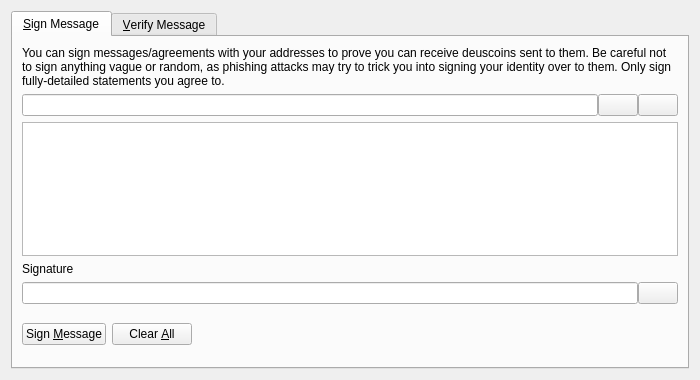
<?xml version="1.0" encoding="UTF-8"?>
<ui version="4.0">
 <class>SignVerifyMessageDialog</class>
 <widget class="QDialog" name="SignVerifyMessageDialog">
  <property name="geometry">
   <rect>
    <x>0</x>
    <y>0</y>
    <width>700</width>
    <height>380</height>
   </rect>
  </property>
  <property name="windowTitle">
   <string>Signatures - Sign / Verify a Message</string>
  </property>
  <property name="modal">
   <bool>true</bool>
  </property>
  <layout class="QVBoxLayout" name="verticalLayout">
   <item>
    <widget class="QTabWidget" name="tabWidget">
     <property name="currentIndex">
      <number>0</number>
     </property>
     <widget class="QWidget" name="tabSignMessage">
      <attribute name="title">
       <string>&amp;Sign Message</string>
      </attribute>
      <layout class="QVBoxLayout" name="verticalLayout_SM">
       <item>
        <widget class="QLabel" name="infoLabel_SM">
         <property name="text">
          <string>You can sign messages/agreements with your addresses to prove you can receive deuscoins sent to them. Be careful not to sign anything vague or random, as phishing attacks may try to trick you into signing your identity over to them. Only sign fully-detailed statements you agree to.</string>
         </property>
         <property name="textFormat">
          <enum>Qt::PlainText</enum>
         </property>
         <property name="wordWrap">
          <bool>true</bool>
         </property>
        </widget>
       </item>
       <item>
        <layout class="QHBoxLayout" name="horizontalLayout_1_SM">
         <property name="spacing">
          <number>0</number>
         </property>
         <item>
          <widget class="QValidatedLineEdit" name="addressIn_SM">
           <property name="toolTip">
            <string>The Deuscoin address to sign the message with</string>
           </property>
          </widget>
         </item>
         <item>
          <widget class="QPushButton" name="addressBookButton_SM">
           <property name="toolTip">
            <string>Choose previously used address</string>
           </property>
           <property name="text">
            <string/>
           </property>
           <property name="icon">
            <iconset resource="../deuscoin.qrc">
             <normaloff>:/icons/address-book</normaloff>:/icons/address-book</iconset>
           </property>
           <property name="shortcut">
            <string>Alt+A</string>
           </property>
           <property name="autoDefault">
            <bool>false</bool>
           </property>
          </widget>
         </item>
         <item>
          <widget class="QPushButton" name="pasteButton_SM">
           <property name="toolTip">
            <string>Paste address from clipboard</string>
           </property>
           <property name="text">
            <string/>
           </property>
           <property name="icon">
            <iconset resource="../deuscoin.qrc">
             <normaloff>:/icons/editpaste</normaloff>:/icons/editpaste</iconset>
           </property>
           <property name="shortcut">
            <string>Alt+P</string>
           </property>
           <property name="autoDefault">
            <bool>false</bool>
           </property>
          </widget>
         </item>
        </layout>
       </item>
       <item>
        <widget class="QPlainTextEdit" name="messageIn_SM">
         <property name="toolTip">
          <string>Enter the message you want to sign here</string>
         </property>
        </widget>
       </item>
       <item>
        <widget class="QLabel" name="signatureLabel_SM">
         <property name="text">
          <string>Signature</string>
         </property>
         <property name="textFormat">
          <enum>Qt::PlainText</enum>
         </property>
        </widget>
       </item>
       <item>
        <layout class="QHBoxLayout" name="horizontalLayout_2_SM">
         <property name="spacing">
          <number>0</number>
         </property>
         <item>
          <widget class="QLineEdit" name="signatureOut_SM">
           <property name="font">
            <font>
             <italic>true</italic>
            </font>
           </property>
           <property name="readOnly">
            <bool>true</bool>
           </property>
          </widget>
         </item>
         <item>
          <widget class="QPushButton" name="copySignatureButton_SM">
           <property name="toolTip">
            <string>Copy the current signature to the system clipboard</string>
           </property>
           <property name="text">
            <string/>
           </property>
           <property name="icon">
            <iconset resource="../deuscoin.qrc">
             <normaloff>:/icons/editcopy</normaloff>:/icons/editcopy</iconset>
           </property>
           <property name="autoDefault">
            <bool>false</bool>
           </property>
          </widget>
         </item>
        </layout>
       </item>
       <item>
        <layout class="QHBoxLayout" name="horizontalLayout_3_SM">
         <item>
          <widget class="QPushButton" name="signMessageButton_SM">
           <property name="toolTip">
            <string>Sign the message to prove you own this Deuscoin address</string>
           </property>
           <property name="text">
            <string>Sign &amp;Message</string>
           </property>
           <property name="icon">
            <iconset resource="../deuscoin.qrc">
             <normaloff>:/icons/edit</normaloff>:/icons/edit</iconset>
           </property>
           <property name="autoDefault">
            <bool>false</bool>
           </property>
          </widget>
         </item>
         <item>
          <widget class="QPushButton" name="clearButton_SM">
           <property name="toolTip">
            <string>Reset all sign message fields</string>
           </property>
           <property name="text">
            <string>Clear &amp;All</string>
           </property>
           <property name="icon">
            <iconset resource="../deuscoin.qrc">
             <normaloff>:/icons/remove</normaloff>:/icons/remove</iconset>
           </property>
           <property name="autoDefault">
            <bool>false</bool>
           </property>
          </widget>
         </item>
         <item>
          <spacer name="horizontalSpacer_1_SM">
           <property name="orientation">
            <enum>Qt::Horizontal</enum>
           </property>
           <property name="sizeHint" stdset="0">
            <size>
             <width>40</width>
             <height>48</height>
            </size>
           </property>
          </spacer>
         </item>
         <item>
          <widget class="QLabel" name="statusLabel_SM">
           <property name="font">
            <font>
             <weight>75</weight>
             <bold>true</bold>
            </font>
           </property>
           <property name="text">
            <string/>
           </property>
           <property name="wordWrap">
            <bool>true</bool>
           </property>
          </widget>
         </item>
         <item>
          <spacer name="horizontalSpacer_2_SM">
           <property name="orientation">
            <enum>Qt::Horizontal</enum>
           </property>
           <property name="sizeHint" stdset="0">
            <size>
             <width>40</width>
             <height>48</height>
            </size>
           </property>
          </spacer>
         </item>
        </layout>
       </item>
      </layout>
     </widget>
     <widget class="QWidget" name="tabVerifyMessage">
      <attribute name="title">
       <string>&amp;Verify Message</string>
      </attribute>
      <layout class="QVBoxLayout" name="verticalLayout_VM">
       <item>
        <widget class="QLabel" name="infoLabel_VM">
         <property name="text">
          <string>Enter the receiver's address, message (ensure you copy line breaks, spaces, tabs, etc. exactly) and signature below to verify the message. Be careful not to read more into the signature than what is in the signed message itself, to avoid being tricked by a man-in-the-middle attack. Note that this only proves the signing party receives with the address, it cannot prove sendership of any transaction!</string>
         </property>
         <property name="textFormat">
          <enum>Qt::PlainText</enum>
         </property>
         <property name="alignment">
          <set>Qt::AlignLeading|Qt::AlignLeft|Qt::AlignTop</set>
         </property>
         <property name="wordWrap">
          <bool>true</bool>
         </property>
        </widget>
       </item>
       <item>
        <layout class="QHBoxLayout" name="horizontalLayout_1_VM">
         <property name="spacing">
          <number>0</number>
         </property>
         <item>
          <widget class="QValidatedLineEdit" name="addressIn_VM">
           <property name="toolTip">
            <string>The Deuscoin address the message was signed with</string>
           </property>
          </widget>
         </item>
         <item>
          <widget class="QPushButton" name="addressBookButton_VM">
           <property name="toolTip">
            <string>Choose previously used address</string>
           </property>
           <property name="text">
            <string/>
           </property>
           <property name="icon">
            <iconset resource="../deuscoin.qrc">
             <normaloff>:/icons/address-book</normaloff>:/icons/address-book</iconset>
           </property>
           <property name="shortcut">
            <string>Alt+A</string>
           </property>
           <property name="autoDefault">
            <bool>false</bool>
           </property>
          </widget>
         </item>
        </layout>
       </item>
       <item>
        <widget class="QPlainTextEdit" name="messageIn_VM"/>
       </item>
       <item>
        <widget class="QValidatedLineEdit" name="signatureIn_VM"/>
       </item>
       <item>
        <layout class="QHBoxLayout" name="horizontalLayout_2_VM">
         <item>
          <widget class="QPushButton" name="verifyMessageButton_VM">
           <property name="toolTip">
            <string>Verify the message to ensure it was signed with the specified Deuscoin address</string>
           </property>
           <property name="text">
            <string>Verify &amp;Message</string>
           </property>
           <property name="icon">
            <iconset resource="../deuscoin.qrc">
             <normaloff>:/icons/transaction_0</normaloff>:/icons/transaction_0</iconset>
           </property>
           <property name="autoDefault">
            <bool>false</bool>
           </property>
          </widget>
         </item>
         <item>
          <widget class="QPushButton" name="clearButton_VM">
           <property name="toolTip">
            <string>Reset all verify message fields</string>
           </property>
           <property name="text">
            <string>Clear &amp;All</string>
           </property>
           <property name="icon">
            <iconset resource="../deuscoin.qrc">
             <normaloff>:/icons/remove</normaloff>:/icons/remove</iconset>
           </property>
           <property name="autoDefault">
            <bool>false</bool>
           </property>
          </widget>
         </item>
         <item>
          <spacer name="horizontalSpacer_1_VM">
           <property name="orientation">
            <enum>Qt::Horizontal</enum>
           </property>
           <property name="sizeHint" stdset="0">
            <size>
             <width>40</width>
             <height>48</height>
            </size>
           </property>
          </spacer>
         </item>
         <item>
          <widget class="QLabel" name="statusLabel_VM">
           <property name="font">
            <font>
             <weight>75</weight>
             <bold>true</bold>
            </font>
           </property>
           <property name="text">
            <string/>
           </property>
           <property name="wordWrap">
            <bool>true</bool>
           </property>
          </widget>
         </item>
         <item>
          <spacer name="horizontalSpacer_2_VM">
           <property name="orientation">
            <enum>Qt::Horizontal</enum>
           </property>
           <property name="sizeHint" stdset="0">
            <size>
             <width>40</width>
             <height>48</height>
            </size>
           </property>
          </spacer>
         </item>
        </layout>
       </item>
      </layout>
     </widget>
    </widget>
   </item>
  </layout>
 </widget>
 <customwidgets>
  <customwidget>
   <class>QValidatedLineEdit</class>
   <extends>QLineEdit</extends>
   <header>qvalidatedlineedit.h</header>
  </customwidget>
 </customwidgets>
 <resources>
  <include location="../deuscoin.qrc"/>
 </resources>
 <connections/>
</ui>
